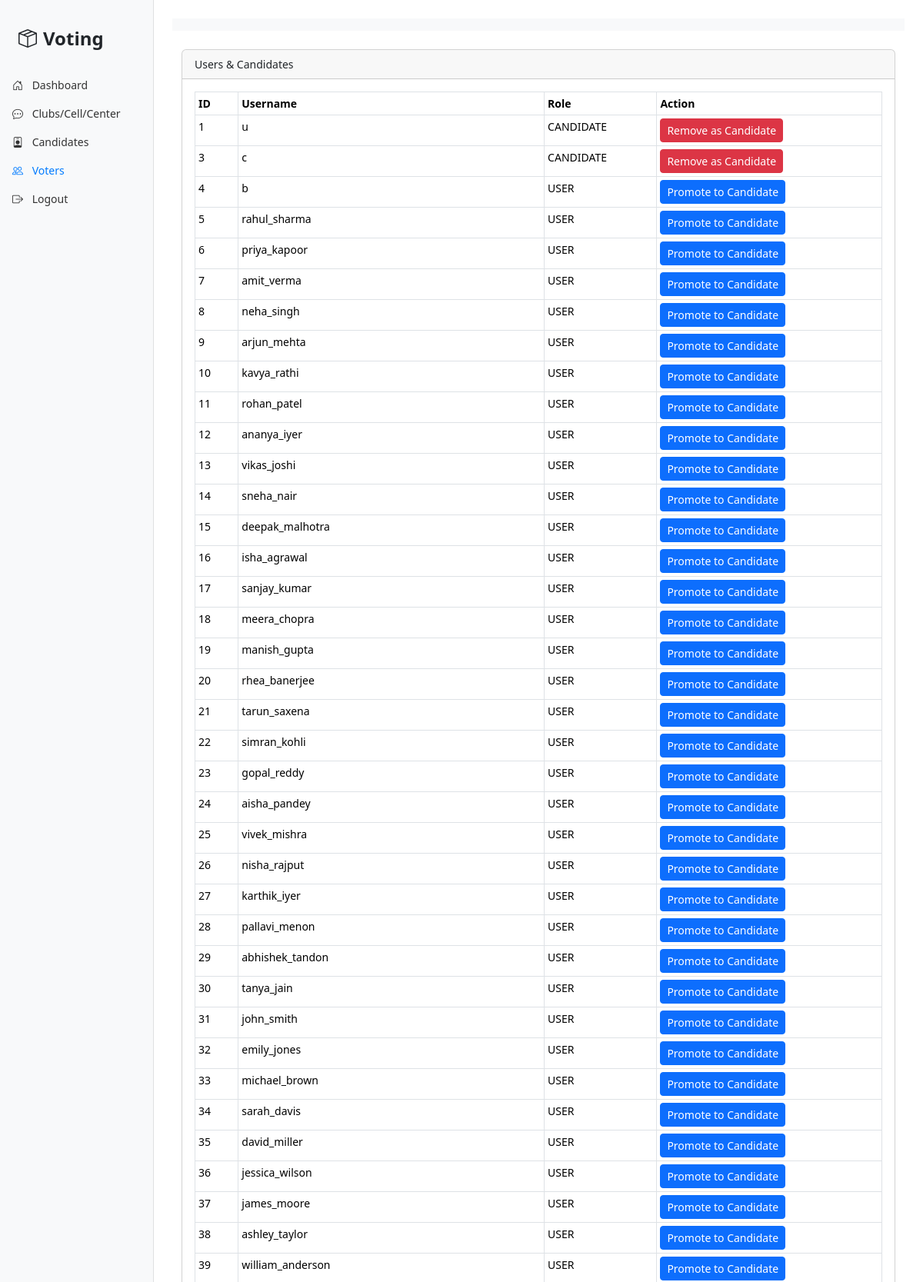
Screenshot of /admin/voters.php (signed in, upper part) with the database file from the repository.
### tables this page shows
CREATE TABLE `users` (
  `id` int(11) NOT NULL,
  `username` text DEFAULT NULL,
  `pass` text DEFAULT NULL,
  `role` text DEFAULT 'USER'
);

### admin/voters.php (the view, shortened to what this page needs)
<?php
require_once('./lib/header.php');
$users = $conn->query("SELECT id, username, role FROM users WHERE role IN ('USER', 'CANDIDATE')");
?>
<div class="container mt-4">
    <div class="card">
        <div class="card-header">Users & Candidates</div>
        <div class="card-body">
            <div class="table-responsive">
                <table class="table table-bordered table-sm">
                    <thead>
                        <tr>
                            <th>ID</th>
                            <th>Username</th>
                            <th>Role</th>
                            <th>Action</th>
                        </tr>
                    </thead>
                    <tbody>
                        <?php while($u = $users->fetch_assoc()): ?>
                        <tr>
                            <td><?php echo htmlspecialchars($u['id']); ?></td>
                            <td><?php echo htmlspecialchars($u['username']); ?></td>
                            <td><?php echo htmlspecialchars($u['role']); ?></td>
                            <td>
                                                                <?php if ($u['role'] === 'USER'): ?>
                                                                        <form method="post" style="display:inline;">
                                                                                <button type="submit" class="btn btn-sm btn-primary">Promote to Candidate</button>
                                                                        </form>
                                                                <?php else: ?>
                                                                        <button type="button" class="btn btn-sm btn-danger" data-bs-toggle="modal" data-bs-target="#removeCandidateModal<?php echo $u['id']; ?>">Remove as Candidate</button>
                                                                <?php endif; ?>
                            </td>
                        </tr>
                        <?php endwhile; ?>
                    </tbody>
                </table>
            </div>
        </div>
    </div>
</div>
<?php
require_once('./lib/footer.php');
?>

### admin/lib/header.php (shortened to what this page needs)
<!DOCTYPE html>
<html lang="en">
<head>
  <link href="https://cdn.jsdelivr.net/npm/bootstrap@5.3.3/dist/css/bootstrap.min.css" rel="stylesheet">
  <link rel="stylesheet" href="https://cdn.jsdelivr.net/npm/bootstrap-icons@1.11.3/font/bootstrap-icons.min.css">
  <link rel="stylesheet" href="assets/css/style.css">
</head>
<body>
<div class="container-fluid">
    <div class="row">
        <nav id="sidebar" class="col-md-3 col-lg-2 d-md-block bg-light sidebar collapse">
            <div class="sidebar-sticky">
                <div class="sidebar-header">
                    <a href="#" class="d-flex align-items-center text-dark text-decoration-none logo">
                        <i class="bi bi-box-seam me-2"></i>
                        <strong>Voting</strong>
                    </a>
                </div>
                <ul class="nav flex-column">
                    <li class="nav-item">
                        <a class="nav-link" id="dashboardtab" href="index.php">
                            <i class="bi bi-house-door"></i>
                            Dashboard
                        </a>
                    </li>
                    <li class="nav-item">
                        <a class="nav-link" id="clubtab" href="club.php">
                            <i class="bi bi-chat-dots"></i>
                            Clubs/Cell/Center
                        </a>
                    </li>
                    <li class="nav-item">
                        <a class="nav-link" id="candidatetab" href="candidates.php">
                            <i class="bi bi-person-badge"></i>
                            Candidates
                        </a>
                    </li>
                    <li class="nav-item">
                        <a class="nav-link" id="votertab" href="voters.php">
                            <i class="bi bi-people"></i>
                            Voters
                        </a>
                    </li>
                    <li class="nav-item">
                        <a class="nav-link" href="../logout.php">
                            <i class="bi bi-box-arrow-right"></i>
                            Logout
                        </a>
                    </li>
                </ul>
            </div>
        </nav>
        <main role="main" class="col-md-9 ml-sm-auto col-lg-10 px-md-4">
            <nav class="navbar navbar-expand-lg navbar-light bg-light">
            </nav>

### admin/lib/footer.php (shortened to what this page needs)
        </main>
    </div>
</div>
</body>
</html>

### admin/assets/css/style.css (style rules this page uses)
body { font-size: .875rem; }
.sidebar { position: fixed; top: 0; bottom: 0; left: 0; z-index: 100; padding: 0; box-shadow: inset -1px 0 0 rgba(0, 0, 0, .1); }
.sidebar-sticky { position: -webkit-sticky; position: sticky; top: 0; height: 100vh; padding-top: .5rem; overflow-x: hidden; overflow-y: auto; }
.sidebar .nav-link { font-weight: 500; color: #333; }
.sidebar .nav-link .bi { margin-right: 8px; }
.sidebar .nav-link.active { color: #007bff; }
.sidebar-header { padding: 1.5rem; text-align: center; }
.sidebar-header .logo { font-size: 1.5rem; font-weight: bold; }
main { padding-top: 1.5rem; }
@media (min-width: 768px) { main { margin-left: 25%; } }
@media (min-width: 768px) { .col-md-9 { width: 75%; } }
@media (min-width: 992px) { main { margin-left: 16.666667%; } }
@media (min-width: 992px) { .col-lg-10 { width: 83.333333%; } }

### rows the page displays
users: id "1", username "u", role "CANDIDATE"
users: id "3", username "c", role "CANDIDATE"
users: id "4", username "b", role "USER"
users: id "5", username "rahul_sharma", role "USER"
users: id "6", username "priya_kapoor", role "USER"
users: id "7", username "amit_verma", role "USER"
users: id "8", username "neha_singh", role "USER"
users: id "9", username "arjun_mehta", role "USER"
users: id "10", username "kavya_rathi", role "USER"
users: id "11", username "rohan_patel", role "USER"
users: id "12", username "ananya_iyer", role "USER"
users: id "13", username "vikas_joshi", role "USER"
users: id "14", username "sneha_nair", role "USER"
users: id "15", username "deepak_malhotra", role "USER"
users: id "16", username "isha_agrawal", role "USER"
users: id "17", username "sanjay_kumar", role "USER"
users: id "18", username "meera_chopra", role "USER"
users: id "19", username "manish_gupta", role "USER"
users: id "20", username "rhea_banerjee", role "USER"
users: id "21", username "tarun_saxena", role "USER"
users: id "22", username "simran_kohli", role "USER"
users: id "23", username "gopal_reddy", role "USER"
users: id "24", username "aisha_pandey", role "USER"
users: id "25", username "vivek_mishra", role "USER"
users: id "26", username "nisha_rajput", role "USER"
users: id "27", username "karthik_iyer", role "USER"
users: id "28", username "pallavi_menon", role "USER"
users: id "29", username "abhishek_tandon", role "USER"
users: id "30", username "tanya_jain", role "USER"
users: id "31", username "john_smith", role "USER"
users: id "32", username "emily_jones", role "USER"
users: id "33", username "michael_brown", role "USER"
users: id "34", username "sarah_davis", role "USER"
users: id "35", username "david_miller", role "USER"
users: id "36", username "jessica_wilson", role "USER"
users: id "37", username "james_moore", role "USER"
users: id "38", username "ashley_taylor", role "USER"
users: id "39", username "william_anderson", role "USER"
